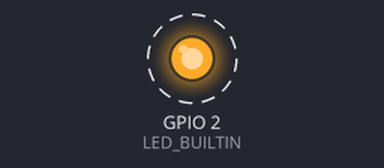
A sketch run on a simulated ESP32. Parts: output pins drawn as LEDs (lit = HIGH). Dashed ring = blinking.

Above: at 0.05 s.
Timing chart, 0 to 3.0 s (numbered marks = the images above):
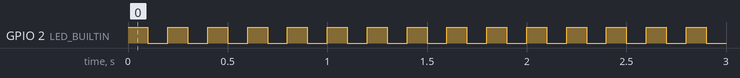

The sketch:

RobotCore.ino
```cpp
void setup() {
    pinMode(LED_BUILTIN,OUTPUT);
  // put your setup code here, to run once:
}

void loop() {
  // put your main code here, to run repeatedly:
    digitalWrite(LED_BUILTIN,HIGH);
    delay(100);
    digitalWrite(LED_BUILTIN, LOW);
    delay(100);
}
```

demo.cpp
```cpp
#include <Arduino.h>
#include <Adafruit_PWMServoDriver.h>
#include <WiFi.h>
#include <Wire.h>
Adafruit_PWMServoDriver pwm = Adafruit_PWMServoDriver();

void setup(){
    pwm.begin();

}
void loop(){

}
```

Measured:
- by itself, GPIO 2 (LED_BUILTIN): alternates HIGH for 0.10 s and LOW for 0.10 s
